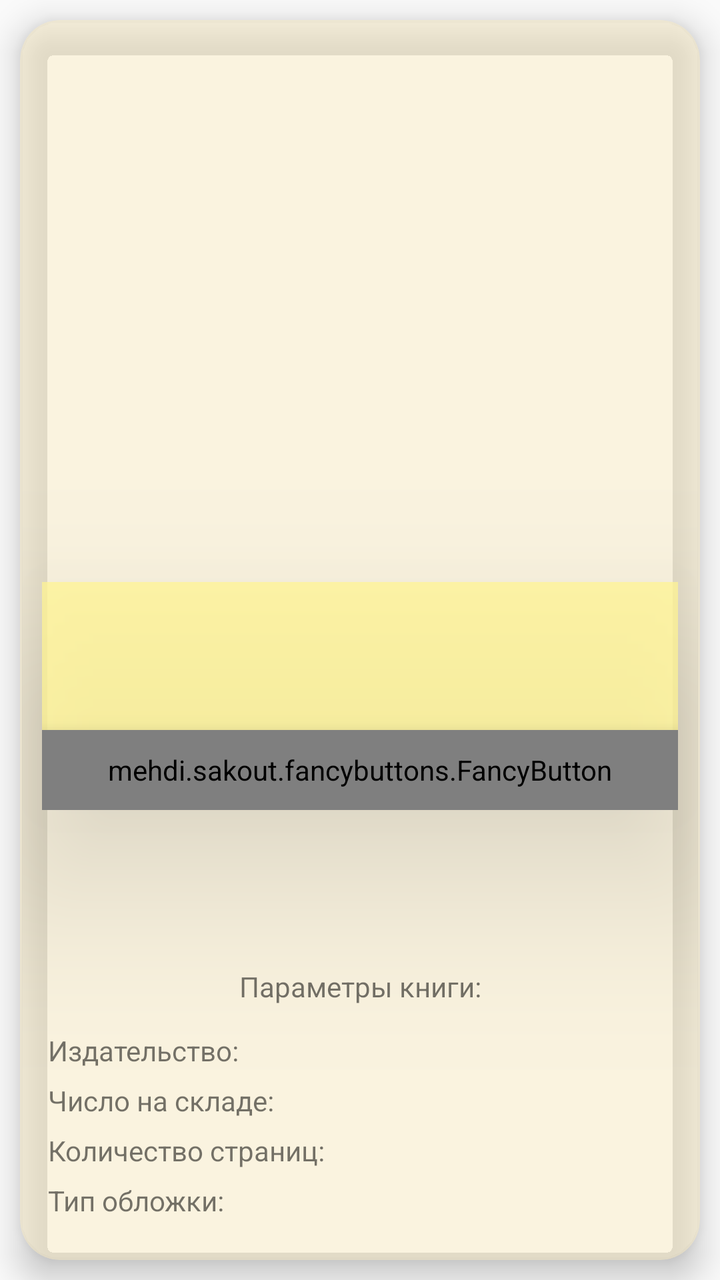
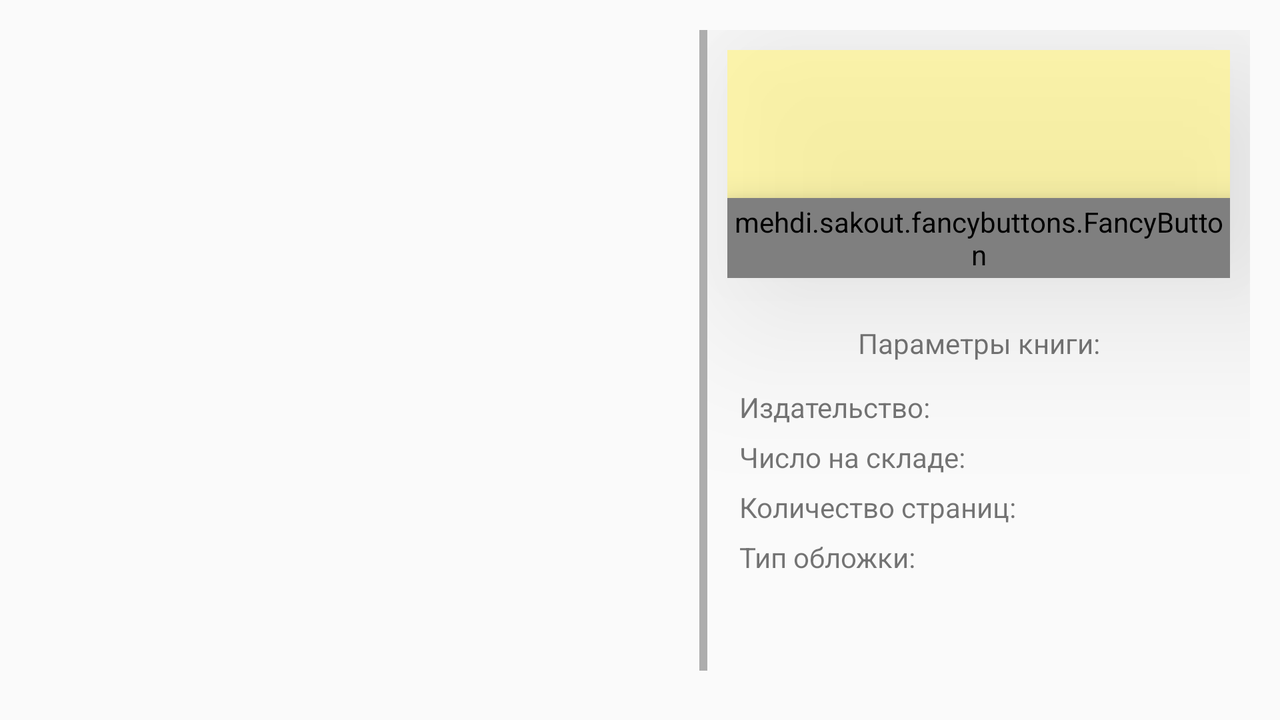

First picture: res/layout/ on a phone held upright. Second picture: the repository's own variant of that layout, on a device whose configuration matches the variant's folder. Source for both follows.
<!-- AndroidManifest.xml: application theme Theme.AppCompat.Light.NoActionBar -->
<!-- res/layout/fragment_book.xml -->
<?xml version="1.0" encoding="utf-8"?>
<android.support.v7.widget.CardView xmlns:android="http://schemas.android.com/apk/res/android"
    xmlns:app="http://schemas.android.com/apk/res-auto"
    android:layout_width="match_parent"
    android:layout_height="match_parent"
    android:layout_margin="10dp"
    app:cardBackgroundColor="@color/bezch"
    app:cardCornerRadius="20dp"
    app:cardElevation="10dp">

    <ImageView
        android:layout_width="match_parent"
        android:layout_height="match_parent"
        android:background="@drawable/boarders"
        android:contentDescription="@string/background" />

    <ScrollView xmlns:android="http://schemas.android.com/apk/res/android"
        xmlns:fancy="http://schemas.android.com/apk/res-auto"
        android:layout_width="match_parent"
        android:layout_height="match_parent"
        android:padding="1dp">

        <LinearLayout
            android:layout_width="match_parent"
            android:layout_height="wrap_content"
            android:orientation="vertical">

            <LinearLayout
                android:layout_width="match_parent"
                android:layout_height="wrap_content"
                android:orientation="horizontal">

                

                <ImageView
                    android:id="@+id/ivBookImage"
                    android:layout_width="160dp"
                    android:layout_height="250dp"
                    android:layout_margin="10dp"
                    android:contentDescription="@string/bookimage" />

                <LinearLayout
                    android:layout_width="match_parent"
                    android:layout_height="250dp"
                    android:gravity="center"
                    android:orientation="vertical">

                    <TextView
                        android:id="@+id/tvTitle"
                        android:layout_width="wrap_content"
                        android:layout_height="wrap_content"
                        android:layout_gravity="center"
                        android:gravity="center"
                        android:textColor="@color/darkBrown"
                        android:textSize="20sp"
                        android:textStyle="bold|italic" />

                    <TextView
                        android:id="@+id/tvAuthor"
                        android:layout_width="wrap_content"
                        android:layout_height="wrap_content"
                        android:text=""
                        android:textColor="@color/color9"
                        android:textSize="17sp"
                        android:textStyle="italic" />

                    <TextView
                        android:id="@+id/tvYear"
                        android:layout_width="wrap_content"
                        android:layout_height="wrap_content"
                        android:text=""
                        android:textColor="@color/color9"
                        android:textSize="16sp" />
                </LinearLayout>

            </LinearLayout>

            <RelativeLayout
                android:layout_width="match_parent"
                android:layout_height="wrap_content"
                android:layout_margin="10dp"
                android:gravity="center"
                android:background="@color/yellow4"
                android:elevation="50dp"
                android:orientation="vertical">

                <TextView
                    android:id="@+id/tvPrise"
                    android:layout_width="match_parent"
                    android:layout_height="wrap_content"
                    android:gravity="center"
                    android:text=""
                    android:textAppearance="@android:style/TextAppearance.Material.Widget.TextView"
                    android:textColor="@color/green"
                    android:textSize="26sp"
                    android:textStyle="bold" />

                <TextView
                    android:id="@+id/tvAvailability"
                    android:layout_width="match_parent"
                    android:layout_height="wrap_content"
                    android:layout_below="@id/tvPrise"
                    android:layout_margin="10dp"
                    android:gravity="center"
                    android:text=""
                    android:textAppearance="@android:style/TextAppearance.Material.Widget.TextView"
                    android:textColor="@color/color9" />


                <mehdi.sakout.fancybuttons.FancyButton
                    android:id="@+id/putInBasket"
                    android:layout_width="match_parent"
                    android:layout_height="40dp"
                    android:layout_below="@id/tvAvailability"
                    android:elevation="10dp"
                    fancy:fb_borderColor="@color/darkBrown"
                    fancy:fb_borderWidth="1dp"
                    fancy:fb_defaultColor="@color/yellow"
                    fancy:fb_radius="5dp"
                    fancy:fb_text="@string/putInBasket"
                    fancy:fb_textColor="@color/color9"
                    fancy:fb_textGravity="center" />

                <mehdi.sakout.fancybuttons.FancyButton
                    android:visibility="gone"
                    android:id="@+id/btnNotify"
                    android:layout_width="match_parent"
                    android:layout_height="40dp"
                    android:layout_below="@id/tvAvailability"
                    android:elevation="10dp"
                    fancy:fb_borderColor="@color/darkBrown"
                    fancy:fb_borderWidth="1dp"
                    fancy:fb_defaultColor="@color/biruz"
                    fancy:fb_radius="5dp"
                    fancy:fb_text="Уведомить о появлении"
                    fancy:fb_textColor="@color/color9"
                    fancy:fb_textGravity="center" />

                
            </RelativeLayout>

            <TextView
                android:id="@+id/tvDescription"
                android:layout_width="match_parent"
                android:layout_height="wrap_content"
                android:layout_marginLeft="17dp"
                android:layout_marginRight="17dp"
                android:background="@drawable/myrect"
                android:elevation="10dp"
                android:maxLines="3"
                android:padding="7dp"
                android:text=""
                android:textColor="@color/color9"
                android:textSize="17sp" />

            <ImageButton
                android:id="@+id/ibExpand"
                android:layout_width="22dp"
                android:layout_height="22dp"
                android:layout_gravity="end"
                android:layout_marginStart="7dp"
                android:layout_marginEnd="17dp"
                android:background="@drawable/expand"
                android:backgroundTint="@color/color11"
                android:contentDescription="@string/btn_expand" />

            <TextView
                android:layout_margin="10dp"
                android:gravity="center"
                android:text="@string/title_book_parameters"
                android:layout_width="match_parent"
                android:layout_height="wrap_content" />
            
                
                
                
                
                
                
                
                
                
                
                
            

            
                
                
                
                
                

            <GridLayout xmlns:android="http://schemas.android.com/apk/res/android"
                android:id="@+id/glParameters"
                android:layout_width="match_parent"
                android:layout_height="wrap_content"
                android:layout_gravity="center"
                android:columnCount="2"
                android:paddingStart="10dp"
                android:paddingEnd="10dp"
                android:rowCount="5">

                <TextView
                    android:layout_columnWeight="1"
                    android:layout_margin="3dp"
                    android:text="@string/publisher"
                    android:textAlignment="inherit" />

                <TextView
                    android:id="@+id/tvPublisher"
                    android:layout_columnWeight="5"
                    android:layout_margin="3dp" />

                <TextView
                    android:layout_columnWeight="1"
                    android:layout_margin="3dp"
                    android:text="@string/countInWarehouse" />

                <TextView
                    android:id="@+id/tvCount"
                    android:layout_columnWeight="5"
                    android:layout_margin="3dp" />

                <TextView
                    android:layout_columnWeight="1"
                    android:layout_margin="3dp"
                    android:text="@string/pagesNumber" />

                <TextView
                    android:id="@+id/tvPages"
                    android:layout_columnWeight="5"
                    android:layout_margin="3dp" />

                <TextView
                    android:layout_columnWeight="1"
                    android:layout_margin="3dp"
                    android:text="@string/coverType" />

                <TextView
                    android:id="@+id/tvCover"
                    android:layout_columnWeight="5"
                    android:layout_margin="3dp" />
            </GridLayout>

            
        </LinearLayout>
    </ScrollView>

</android.support.v7.widget.CardView>
<!-- resources referenced by this layout -->
<resources>
  <color name="bezch">#7df9eac3</color>
  <color name="biruz">#0cf1ea</color>
  <color name="color11">#95a79a79</color>
  <color name="color9">#37474f</color>
  <color name="darkBrown">#533b38</color>
  <color name="green">#558b2f</color>
  <color name="yellow">#ffeb3b</color>
  <color name="yellow4">#bcfff491</color>
  <string name="background">background</string>
  <string name="bookimage">bookImage</string>
  <string name="btn_expand">btn_expand</string>
  <string name="countInWarehouse">Число на складе:</string>
  <string name="coverType">Тип обложки:</string>
  <string name="pagesNumber">Количество страниц:</string>
  <string name="publisher">Издательство:</string>
  <string name="putInBasket">ПОЛОЖИТЬ В КОРЗИНУ</string>
  <string name="title_book_parameters">Параметры книги:</string>
</resources>
<!-- res/layout-land/fragment_book.xml (the repository's variant of the layout above) -->
<!-- drawn on the phone turned sideways -->
<?xml version="1.0" encoding="utf-8"?>
<LinearLayout
    android:layout_width="match_parent"
    android:layout_height="match_parent"
    xmlns:fancy="http://schemas.android.com/apk/res-auto"
    android:layout_margin="10dp"
    android:background="@drawable/boarders"
    android:padding="5dp"
    android:orientation="horizontal"
    xmlns:android="http://schemas.android.com/apk/res/android">

    <ScrollView
        android:layout_weight="5"
        android:layout_width="0dp"
        android:layout_height="match_parent">
        <LinearLayout
            android:layout_width="match_parent"
            android:orientation="vertical"
            android:layout_height="wrap_content">

            <ImageView
                android:elevation="5dp"
                android:layout_gravity="center"
                android:id="@+id/ivBookImage"
                android:layout_width="120dp"
                android:layout_height="170dp"
                android:layout_margin="10dp" />

            <TextView
                android:id="@+id/tvTitle"
                android:layout_width="wrap_content"
                android:layout_height="wrap_content"
                android:layout_gravity="center"
                android:gravity="center"
                android:textColor="@color/darkBrown"
                android:textSize="20sp"
                android:textStyle="bold|italic" />

            <TextView
                android:id="@+id/tvAuthor"
                android:gravity="center"
                android:layout_gravity="center"
                android:layout_width="wrap_content"
                android:layout_height="wrap_content"
                android:text=""
                android:textColor="@color/color9"
                android:textSize="17sp"
                android:textStyle="italic" />

            <TextView
                android:id="@+id/tvYear"
                android:layout_gravity="center"
                android:layout_width="wrap_content"
                android:layout_height="wrap_content"
                android:text=""
                android:textColor="@color/color9"
                android:textSize="16sp" />

            <TextView
                android:layout_margin="10dp"
                android:id="@+id/tvDescription"
                android:layout_width="match_parent"
                android:layout_height="wrap_content"
                android:background="@drawable/myrect"
                android:elevation="10dp"
                android:maxLines="3"
                android:padding="7dp"
                android:text=""
                android:textColor="@color/color9"
                android:textSize="17sp" />

            <ImageButton
                android:id="@+id/ibExpand"
                android:layout_width="22dp"
                android:layout_height="22dp"
                android:layout_gravity="right"
                android:layout_marginLeft="7dp"
                android:layout_marginRight="17dp"
                android:background="@drawable/expand"
                android:backgroundTint="@color/color11"
                android:onClick="onExpandClick" />

        </LinearLayout>
    </ScrollView>

        <LinearLayout
            android:orientation="vertical"
            android:layout_weight="4"
            android:layout_width="0dp"
            android:layout_height="match_parent">

            <RelativeLayout
                android:layout_width="match_parent"
                android:layout_height="wrap_content"
                android:layout_margin="10dp"
                android:background="@color/yellow4"
                android:elevation="50dp"
                android:gravity="center"
                android:orientation="vertical">

                <TextView
                    android:id="@+id/tvPrise"
                    android:layout_width="match_parent"
                    android:layout_height="wrap_content"
                    android:gravity="center"
                    android:text=""
                    android:textAppearance="@android:style/TextAppearance.Material.Widget.TextView"
                    android:textColor="@color/green"
                    android:textSize="26sp"
                    android:textStyle="bold" />

                <TextView
                    android:id="@+id/tvAvailability"
                    android:layout_below="@id/tvPrise"
                    android:layout_width="match_parent"
                    android:layout_height="wrap_content"
                    android:layout_margin="10dp"
                    android:gravity="center"
                    android:text=""
                    android:textAppearance="@android:style/TextAppearance.Material.Widget.TextView"
                    android:textColor="@color/color9" />

                <mehdi.sakout.fancybuttons.FancyButton
                    android:layout_below="@id/tvAvailability"
                    android:id="@+id/putInBasket"
                    android:layout_width="match_parent"
                    android:layout_height="40dp"
                    android:elevation="10dp"
                    android:onClick="onPutInBasketClick"
                    fancy:fb_borderColor="@color/darkBrown"
                    fancy:fb_borderWidth="1dp"
                    fancy:fb_defaultColor="@color/yellow"
                    fancy:fb_radius="5dp"
                    fancy:fb_text="@string/putInBasket"
                    fancy:fb_textColor="@color/color9"
                    fancy:fb_textGravity="center" />

                <mehdi.sakout.fancybuttons.FancyButton
                    android:visibility="gone"
                    android:id="@+id/btnNotify"
                    android:layout_width="match_parent"
                    android:layout_height="40dp"
                    android:layout_below="@id/tvAvailability"
                    android:elevation="10dp"
                    android:layout_alignParentBottom="true"
                    fancy:fb_borderColor="@color/darkBrown"
                    fancy:fb_borderWidth="1dp"
                    fancy:fb_defaultColor="@color/biruz"
                    fancy:fb_radius="5dp"
                    fancy:fb_text="Уведомить о появлении"
                    fancy:fb_textColor="@color/color9"
                    fancy:fb_textGravity="center" />
            </RelativeLayout>

            <ScrollView
                android:padding="3dp"
                android:layout_width="match_parent"
                android:layout_height="match_parent">

                <LinearLayout
                    android:orientation="vertical"
                    android:layout_width="match_parent"
                    android:layout_height="wrap_content">

                    <TextView
                        android:layout_margin="10dp"
                        android:gravity="center"
                        android:text="@string/title_book_parameters"
                        android:layout_width="match_parent"
                        android:layout_height="wrap_content" />
                    
                        
                        
                        
                        
                        
                        
                        
                        
                        
                        
                        
                    

                    <GridLayout xmlns:android="http://schemas.android.com/apk/res/android"
                        android:id="@+id/glParameters"
                        android:layout_width="match_parent"
                        android:layout_height="wrap_content"
                        android:layout_gravity="center"
                        android:columnCount="2"
                        android:paddingStart="10dp"
                        android:paddingEnd="10dp"
                        android:rowCount="5">

                        <TextView
                            android:layout_columnWeight="1"
                            android:layout_margin="3dp"
                            android:text="@string/publisher"
                            android:textAlignment="inherit" />

                        <TextView
                            android:id="@+id/tvPublisher"
                            android:layout_columnWeight="5"
                            android:layout_margin="3dp" />

                        <TextView
                            android:layout_columnWeight="1"
                            android:layout_margin="3dp"
                            android:text="@string/countInWarehouse" />

                        <TextView
                            android:id="@+id/tvCount"
                            android:layout_columnWeight="5"
                            android:layout_margin="3dp" />

                        <TextView
                            android:layout_columnWeight="1"
                            android:layout_margin="3dp"
                            android:text="@string/pagesNumber" />

                        <TextView
                            android:id="@+id/tvPages"
                            android:layout_columnWeight="5"
                            android:layout_margin="3dp" />

                        <TextView
                            android:layout_columnWeight="1"
                            android:layout_margin="3dp"
                            android:text="@string/coverType" />

                        <TextView
                            android:id="@+id/tvCover"
                            android:layout_columnWeight="5"
                            android:layout_margin="3dp" />
                    </GridLayout>
                </LinearLayout>
            </ScrollView>

        </LinearLayout>

        
    

    
</LinearLayout>
<!-- resources referenced by the variant -->
<!-- as the phone turned sideways resolves them -->
<resources>
  <color name="biruz">#0cf1ea</color>
  <color name="color11">#95a79a79</color>
  <color name="color9">#37474f</color>
  <color name="darkBrown">#533b38</color>
  <color name="green">#558b2f</color>
  <color name="yellow">#ffeb3b</color>
  <color name="yellow4">#bcfff491</color>
  <string name="countInWarehouse">Число на складе:</string>
  <string name="coverType">Тип обложки:</string>
  <string name="pagesNumber">Количество страниц:</string>
  <string name="publisher">Издательство:</string>
  <string name="putInBasket">ПОЛОЖИТЬ В КОРЗИНУ</string>
  <string name="title_book_parameters">Параметры книги:</string>
</resources>
